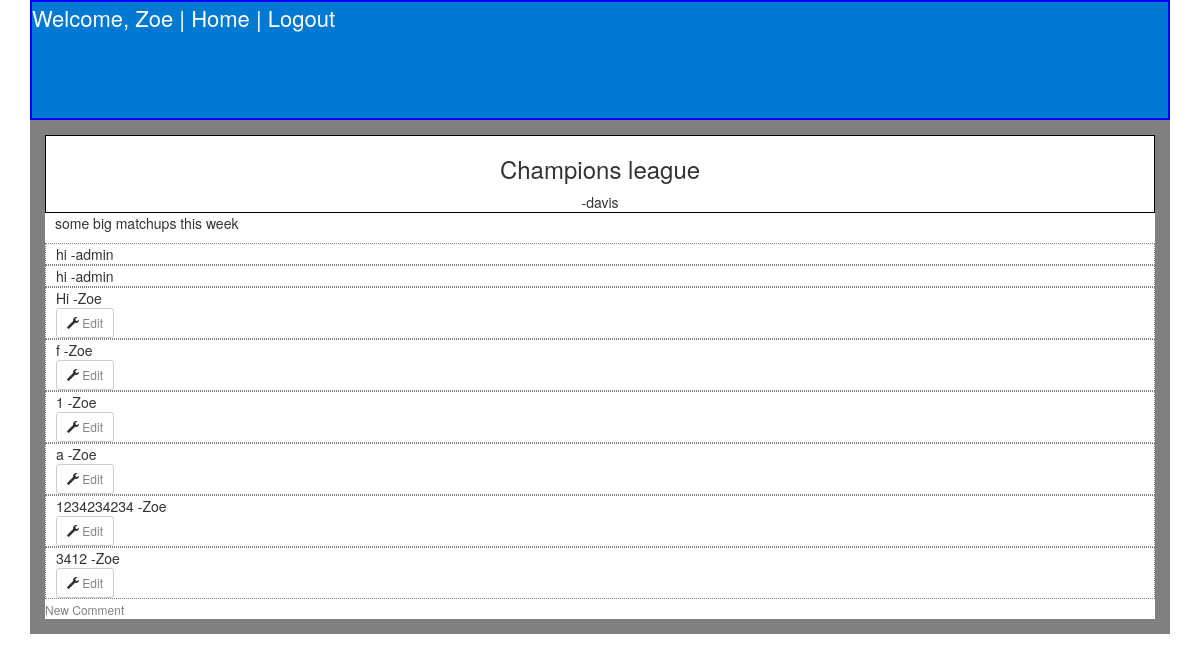
The page /posts/10/ (signed in) on the database its author committed.
### app/models.py (models this page shows, shortened)
class Post(models.Model):
    title = models.CharField(max_length = 40)
    description =  models.CharField(max_length = 255)
    body = models.TextField()
    url = models.URLField(max_length = 250, null=True, blank=True)
    creation_time = models.DateTimeField(auto_now_add=True)
    modification_time = models.DateTimeField(auto_now=True)
    subreddit = models.ForeignKey(Subreddit)
    user = models.ForeignKey(User)
    @property
    def is_hot(self):
        first = self.creation_time
        second = (timezone.now() - timedelta(hours=3))
        com = Comment.objects.filter(post=self).filter(created_time__gt = (datetime.now() - timedelta(hours=3)))
        if com.count() > 3:
            return True
        else:
            return False
    def __str__(self):
        return self.title

class Comment(models.Model):
    text = models.TextField()
    user = models.ForeignKey(User)
    post = models.ForeignKey(Post)
    created_time = models.DateTimeField(auto_now_add=True)
    modified_time = models.DateTimeField(auto_now=True)

### app/views.py (the view)
# urls.py: url(r'^posts/(?P<pk>\d+)/$', CommentListView.as_view(), name="comment_list_view"),
class CommentListView(ListView):
    model = Comment
    def get_context_data(self):
        context = super().get_context_data()
        context["post"] = Post.objects.get(id=self.kwargs['pk'])
        return context
    def get_queryset(self):
        return Comment.objects.filter(post = self.kwargs['pk'])

### templates/app/comment_list.html (shortened to what this page needs)
{% extends 'base.html'%}
{% block content%}
<div class="title">
<h3>{{post}}</h3>  -{{ post.user }}</div>
<div class="post">
{{post.body}}
</div>
<div class="comment_section">
{% for com in object_list %}
<div class="comment">
  {{ com.text }} -{{ com.user }} <br>
{% if request.user == com.user %}
<button type="button" class="btn btn-default btn-sm">
  <span class="glyphicon glyphicon-wrench" aria-hidden="true"></span> <a href="{% url 'comment_update_view' post.id com.id%}">Edit</a>
</button>
{% endif %}
</div>
{% endfor %}
<a href="{% url 'comment_create_view' post.id %}">New Comment</a>
</div>
{% endblock %}

### templates/base.html (shortened to what this page needs)
{% load staticfiles %}
<!DOCTYPE html>
<html>
  <head>
    <link rel="stylesheet" href="{% static 'css/bootstrap.css' %}" media="screen" title="no title">
    <link rel="stylesheet" type="text/css" href="{% static 'css/theme.css' %}" />
  </head>
  <body>
    <div class="container">
    <div class="links" id="top">
      {% if request.user.is_authenticated %}
       Welcome, {{ request.user }} | <a href="{% url 'subreddits_view'%}">Home</a> |
       <a href="http://localhost:8000/logout">Logout</a>
       {% else %}
       <a href="{% url 'subreddits_view'%}">Home</a> | <a href="{% url 'user_create_view'%}">Create User</a>
       | <a href="http://localhost:8000/login">Login</a>
       {% endif %}
    </div>
<div class="box">
    {% block content %}
        {% endblock %}
      </div>
  </body>
</html>

### app/static/css/theme.css (style rules this page uses)
.links { color: white; background: #0079d3; height: 120px; border: 2px solid blue; font-size: 22px; }
.container a:link { color: grey; font-size: 20px; }
#top a:link { color: white; }
#top a:link { font-size: 22px; padding-top: 10px; }
.title { text-align: center; border: solid 1px black; padding-right: 10px; padding-left: 10px; }
.box { border: 15px solid grey; }
.post { padding-left: 10px; }
.comment_section a:link { font-size: 12px; }
.comment { border: dotted 1px grey; padding-left: 10px; }

### rows shown on the page
Post: title "Champions league", user "davis", body "some big matchups this week"
Comment: text "hi", user "admin"
Comment: text "hi", user "admin"
Comment: text "Hi", user "Zoe", shows "Edit"
Comment: text "f", user "Zoe", shows "Edit"
Comment: text "1", user "Zoe", shows "Edit"
Comment: text "a", user "Zoe", shows "Edit"
Comment: text "1234234234", user "Zoe", shows "Edit"
Comment: text "3412", user "Zoe", shows "Edit"

### other values the page prints
{{ request.user }} "Zoe"
